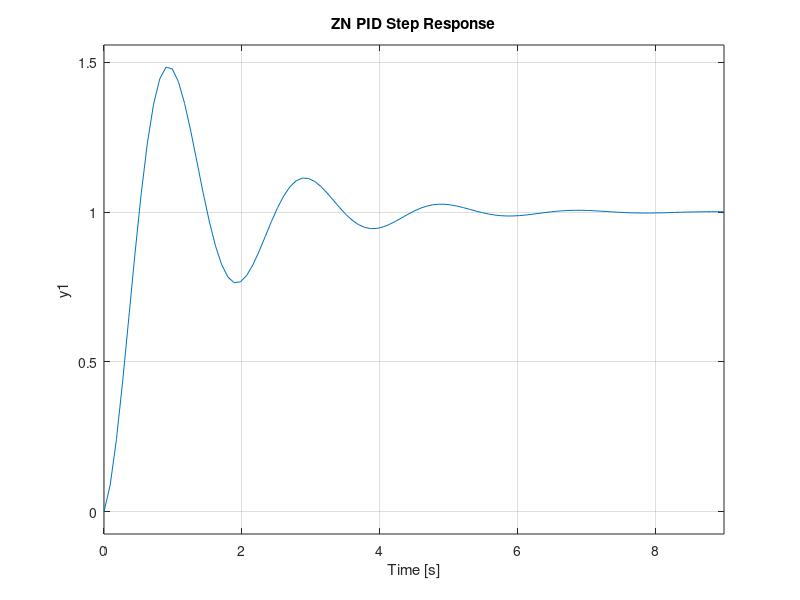

Recreate this plot in MATLAB.
s = tf('s');
G = (0.3*s+5.4)/(s^3+6*s^2+11*s+6);

Kp = 10;
Ki = 12.7324;
Kd = 1.9635;

C = Kp + Ki/s + Kd*s;
T = feedback(C*G,1);

step(T)
grid on
title('ZN PID Step Response')
